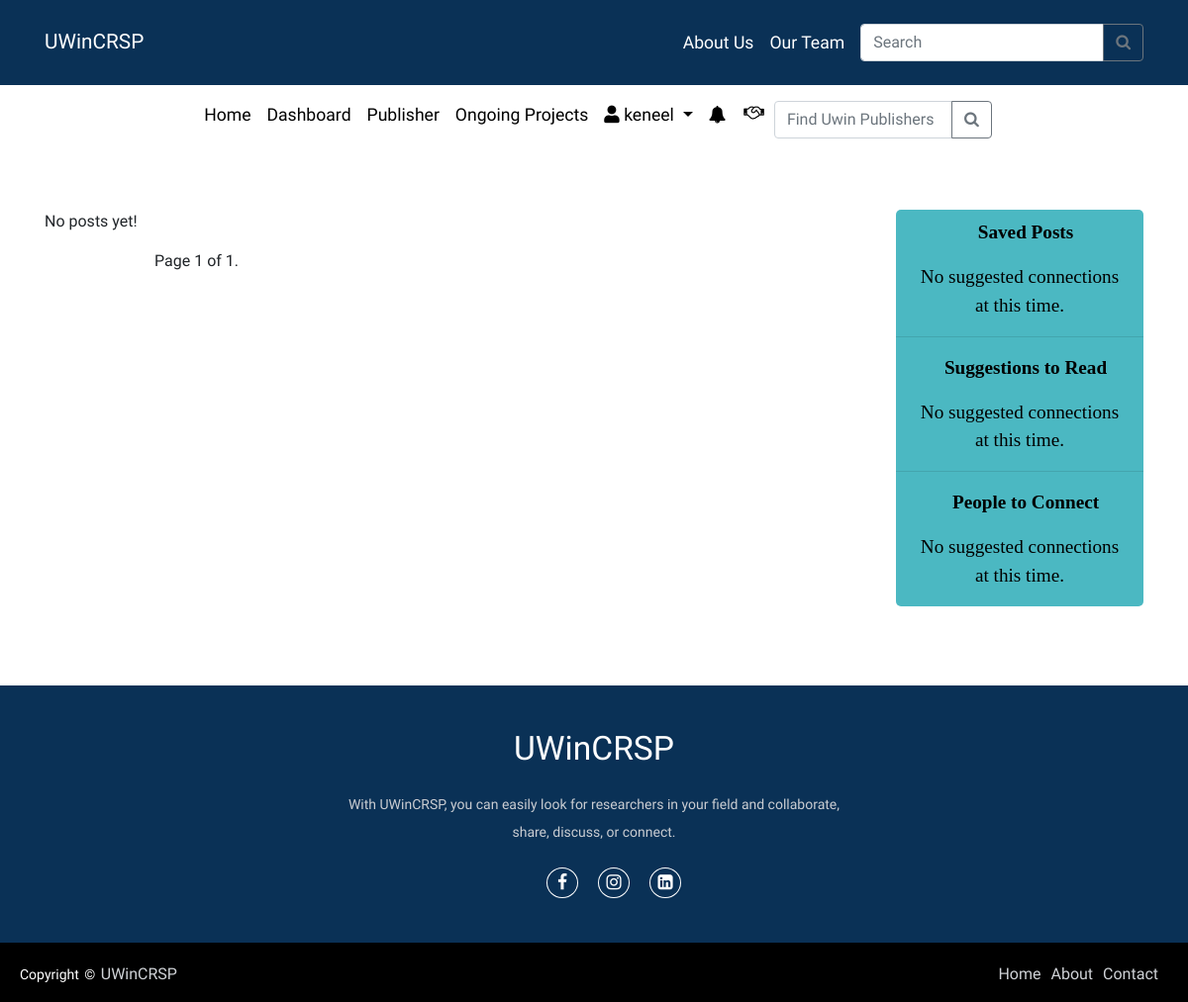
Before: /account/on_project/ (signed in) with the older database file.
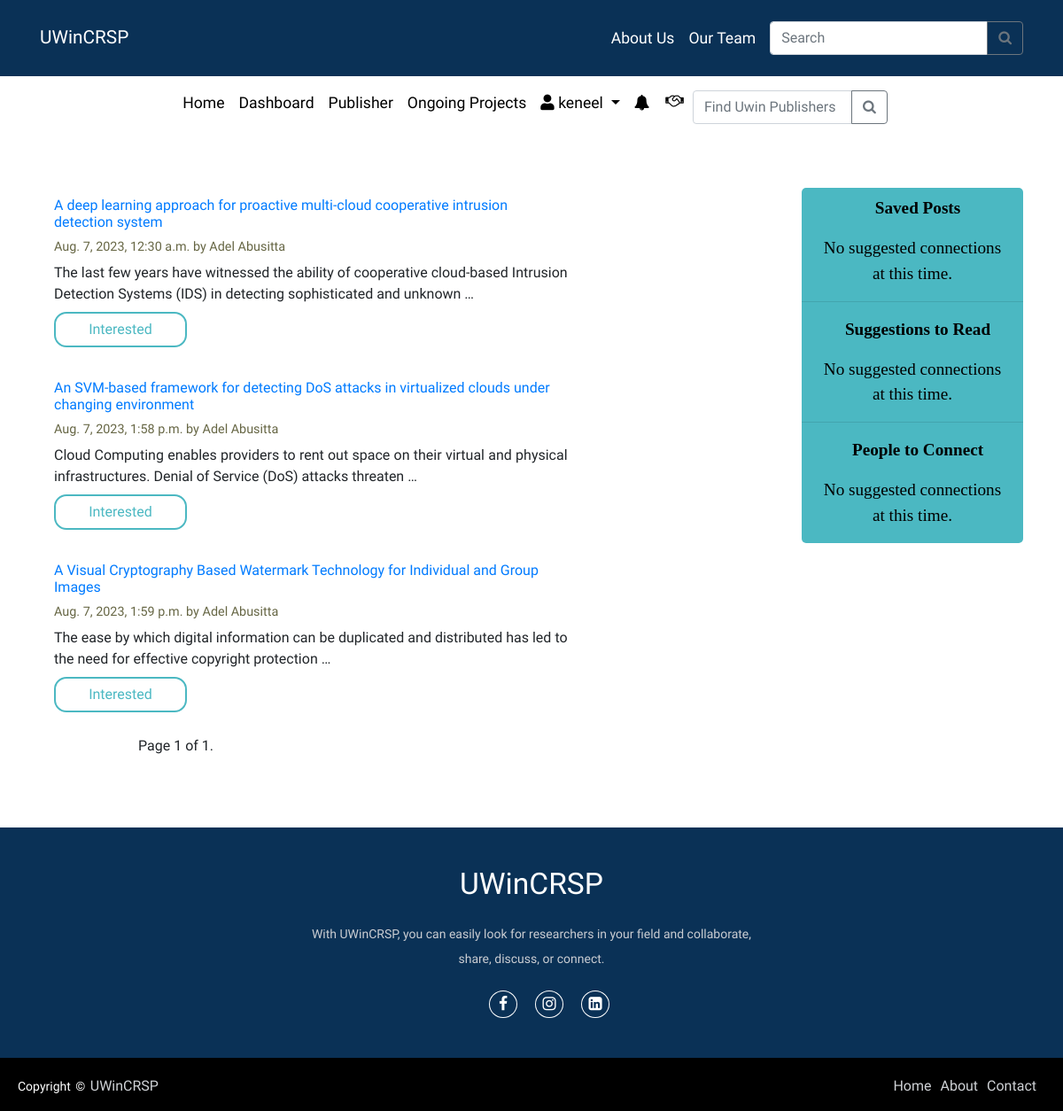
After: the same page with the newer database file.
### accounts/models.py (models this page shows)
class Post(models.Model):
    title = models.CharField(max_length=200)
    authors = models.CharField(max_length=200)
    keywords = models.CharField(max_length=200, blank=True)
    skills = models.ManyToManyField('Skill')
    abstract = models.CharField(max_length=2000)
    paper = models.FileField(upload_to='papers/')
    allow_downloading = models.BooleanField(default=False)
    created_at = models.DateTimeField(auto_now_add=True)
    updated_at = models.DateTimeField(auto_now=True)
    published_on = models.DateTimeField(auto_now_add=True)
    uploaded_by = models.ForeignKey(User, on_delete=models.CASCADE)
    views = models.IntegerField(default=0)
    on_project = models.BooleanField(default=False)
    interested_users = models.ManyToManyField(User, related_name='interested_posts', blank=True)

### accounts/views.py (the view)
# urls.py: path('on_project/', views.on_project, name='on_project'),
@login_required(login_url='login')
def on_project(request):
    queryset = Post.objects.filter(on_project=True)
    paginator = Paginator(queryset, 4)  # Show 4 ongoing project posts per page
    page = request.GET.get('page')
    try:
        paginated_posts = paginator.page(page)
    except PageNotAnInteger:
        paginated_posts = paginator.page(1)
    except EmptyPage:
        paginated_posts = paginator.page(paginator.num_pages)
    context = {'paginated_posts': paginated_posts}
    return render(request, 'on_going.html', context)

### accounts/templates/on_going.html (shortened to what this page needs)
{% extends 'base.html' %}
{% load interest_tags %}
{% block content %}
    <div class="container mt-5">
      <div class="sidenav" style="font-family: 'Playfair Display SC', serif; font-size: 1.2rem; color: black">
    <div class="post">
        <h2 class="text-center pt-2" style="color: black"><b>Saved Posts</b></h2>
           {% if savedlist %}
               {% for savedpost in savedlist %}
                   <ul>
                        <li class="list-group-item text-center"><a href="{% url 'posts' suggested.id %}">{{ suggested.title }}</a></li>
                   </ul>
                {% endfor %}
            {% else %}
                    <p class="m-3 text-center">No suggested connections at this time.</p>
            {% endif %}
    </div>
<hr>
    <div class="suggest">
        <h2 class="text-center" style="color: black"><b>Suggestions to Read</b></h2>
         {% if suggestedpost %}
            {% for suggested in suggestedpost %}
                <ul>
                    <li class="list-group-item text-center"><a href="{% url 'posts' suggested.id %}">{{ suggested.title }}</a></li>
                </ul>
            {% endfor %}
        {% else %}
                <p class="m-3 text-center"> No suggested connections at this time.</p>
        {% endif %}
    </div>
<hr>
    <div class="people">
        <h2 class="text-center" style="color: black"><b>People to Connect</b></h2>
          {% if suggestions %}
            {% for user in suggestions %}
                <ul>
                    <li class="list-group-item text-center"><a href="{% url 'profile' user.username %}">{{ user.username }}</a></li>
                </ul>
            {% endfor %}
          {% else %}
                <p class="m-3 text-center"> No suggested connections at this time.</p>
         {% endif %}
    </div>
    </div>
{% for post in paginated_posts %}
    <div class="content">
        <a href="{% url 'posts' post.id %}"><h1 class="post_title">{{ post.title }}</h1></a>
        <div class="descr">{{ post.published_on }} by {{ post.uploaded_by.first_name }}&nbsp;{{ post.uploaded_by.last_name }}</div>
        <p class="abstract">{{ post.abstract|truncatewords:20 }}
       {% if user.is_authenticated %}
    {% if user in post.interested_users.all %}
        <p class="text-success">You have shown interest in this post.</p>
    {% else %}
        {% if user == post.uploaded_by %}
            <p class="text-muted">You cannot show interest in your own post.</p>
        {% else %}
            <button class="btn btn-primary btn-block rounded-pill mt-2" style="width: 150px; border-radius: 14px; background: transparent; color: #4bb8c2; border-width: 2px; border-style: solid; border-color: #4bb8c2; transition: 0.08s ease-in;
              -o-transition: 0.08s ease-in;
              -ms-transition: 0.08s ease-in;
              -moz-transition: 0.08s ease-in;
              -webkit-transition: 0.08s ease-in;" onclick="expressInterest({{ post.id }})" data-express-url="{% url 'express_interest' post.id %}">Interested</button>
        {% endif %}
    {% endif %}
{% else %}
    <p class="text-muted">Please log in to express interest.</p>
{% endif %}
        </p>
    </div>
{% empty %}
    <p>No posts yet!</p>
{% endfor %}
<div class="center">
<div class="pagination">
    <span class="step-links">
        <span class="current">
            Page {{ paginated_posts.number }} of {{ paginated_posts.paginator.num_pages }}.
        </span>
    </span>
</div>
</div>
</div>
{% endblock %}

### accounts/templates/base.html (shortened to what this page needs)
{% load static %}
<!DOCTYPE html>
<html lang="en">
<head>
    <link
            rel="stylesheet"
            href="https://maxcdn.bootstrapcdn.com/bootstrap/4.0.0/css/bootstrap.min.css"
    />
    <link
            rel="stylesheet"
            href="https://use.fontawesome.com/releases/v5.8.2/css/all.css"
    />
    <link rel="stylesheet" href="https://cdnjs.cloudflare.com/ajax/libs/font-awesome/4.7.0/css/font-awesome.min.css"/>
    <link rel='stylesheet' href='https://cdn.jsdelivr.net/npm/bootstrap-icons@1.7.2/font/bootstrap-icons.css'>
    <link rel="stylesheet" href = "{% static 'css/basestyle.css' %}">
</head>
<body>
<nav class="navbar navbar-expand-md navbar-dark navbar-fixed-top sticky-top">
    <div class="container">
        <a class="navbar-brand" href="{% url 'index' %}">UWinCRSP</a>
        <div class="collapse navbar-collapse justify-content-end" id="navbarNav">
            <ul class="navbar-nav">
                    <li class="nav-item">
                        <a class="nav-link custom-color" href="{% url 'aboutUs' %}">About Us</a>
                    </li>
                    <li class="nav-item">
                        <a class="nav-link custom-color" href="#team">Our Team</a>
                    </li>
            </ul>&nbsp;&nbsp;
              <form method="post" action="{% url 'post_search' %}">
                <div class="input-group mb-3 mt-3" style="max-width: 1000px;">
                    <input class="form-control" value="{{ query }}" type="search" name="searched" placeholder="Search"
                           aria-label="Search">
                    <div class="input-group-append">
                        <button class="btn btn-outline-secondary my-2 my-sm-0" type="submit"><i class="fa fa-search"></i></button>
                    </div>
                </div>
             </form>
        </div>
    </div>
</nav>
<div class="navigation">
<nav class="navbar navbar-expand-lg navbar-light bg-white">
  <div class="collapse navbar-collapse justify-content-center mx-auto" id="navbarSupportedContent">
    <ul class="navbar-nav mr-auto text-center">
        {% if user.is_authenticated %}
      <li class="nav-item active">
        <a class="nav-link" href="{% url 'index' %}">Home<span class="sr-only">(current)</span></a>
      </li>
      <li class="nav-item">
        <a class="nav-link" href="{% url 'dashboard' %}">Dashboard</a>
      </li>
        <li class="nav-item">
        <a class="nav-link" href="{% url 'profile_' %}">Publisher</a>
      </li>
        <li class="nav-item">
        <a class="nav-link" href="{% url 'on_project' %}">Ongoing Projects</a>
      </li>
      <li class="nav-item dropdown">
        <a class="nav-link dropdown-toggle" href="#" id="navbarDropdown" role="button" data-toggle="dropdown" aria-haspopup="true" aria-expanded="false">
          <i class="fas fa-user"></i> {{ user.username }}
        </a>
      </li>
      <li class="nav-item">
        <a class="nav-link notification-icon" href="#" onclick="fetchNotifications()"><i class="fa fa-bell mt-1"></i></a>
      </li>
            <li>
                 <div class="notification-icon">
                        <a href="#" onclick="sendCollaborationRequest({{ post.id }}, '{{ post.user.username }}')">
                            <i class="fa fa-handshake-o" aria-hidden="true"></i>
                        </a>
                    </div>&nbsp;&nbsp;
            </li>
    </ul>
    <form method="post" action="{% url 'search_publishers_' %}">
                    <div class="input-group mb-3 mt-2" style="width: 220px;">
                        <input class="form-control" type="search" name="searched" placeholder="Find Uwin Publishers"
                               aria-label="Search">
                        <div class="input-group-append">
                            <button class="btn btn-outline-secondary my-2 my-sm-0" type="submit"><i class="fa fa-search"></i></button>
                        </div>
                    </div>
                </form>
    {% endif %}
  </div>
</nav>
</div>
<div>
    {% block content %}
    {% endblock %}
</div>
    <footer>
      <div class="footer-content">
        <h3>UWinCRSP</h3>
        <p>With UWinCRSP, you can easily look for researchers in your field and collaborate, share, discuss, or connect.</p>
        <ul class="socials">
            <li><a href="https://www.facebook.com/UWindsor"><i class="fa fa-facebook"></i></a></li>
            <li><a href="https://instagram.com/uwindsor?igshid=MzRlODBiNWFlZA=="><i class="fa fa-instagram"></i></a></li>
            <li><a href="https://www.linkedin.com/school/uwindsor/"><i class="fa fa-linkedin-square"></i></a></li>
        </ul>
    </div>
    <div class="footer-bottom">
        <p>copyright &copy; <a href="#">UWinCRSP</a>  </p>
                <div class="footer-menu">
                  <ul class="f-menu">
                    <li><a href="">Home</a></li>
                    <li><a href="">About</a></li>
                    <li><a href="">Contact</a></li>
                  </ul>
                </div>
    </div>
    </footer>
</body>
</html>

### accounts/static/css/basestyle.css (style rules this page uses)
body { overflow-x: hidden; font-family: 'Ubuntu', sans-serif; }
.navbar { background-color: #012950f5; }
.navbar-brand { font-size: 1.3rem; }
.nav-link { color: black !important; font-size: 1.1rem; }
.custom-color { color: white !important; font-size: 1.1rem; }
footer { margin: 0; padding: 0; box-sizing: border-box; position: relative; top: 80px; bottom: 0; left: 0; right: 0; background: #012950f5; height: auto; width: 100vw; padding-top: 40px; color: #fff; }
.footer-content { display: flex; align-items: center; justify-content: center; flex-direction: column; text-align: center; }
.footer-content h3 { font-size: 2.1rem; font-weight: 500; text-transform: capitalize; line-height: 3rem; }
.footer-content p { max-width: 500px; margin: 10px auto; line-height: 28px; font-size: 14px; color: #cacdd2; justify-content: center; text-align: center; }
.socials { list-style: none; display: flex; align-items: center; justify-content: center; margin: 1rem 0 3rem 0; }
.socials li { margin: 0 10px; }
.socials a { text-decoration: none; color: #fff; border: 1.1px solid white; padding: 5px; border-radius: 50%; }
.socials a i { font-size: 1.1rem; width: 20px; transition: color .4s ease; }
.footer-bottom { background: #000; width: 100vw; padding: 20px; padding-bottom: 40px; text-align: center; }
.footer-bottom p { float: left; font-size: 14px; word-spacing: 2px; text-transform: capitalize; }
.footer-bottom p a { color: #cfd2d6; font-size: 16px; text-decoration: none; }
.footer-menu { float: right; }
.footer-menu ul { display: flex; }
.footer-menu ul li { padding-right: 10px; display: block; }
.footer-menu ul li a { color: #cfd2d6; text-decoration: none; }
a { transition: all 0.3s; }
button { transition: all 0.2s; }
p { text-justify: auto; text-align: justify; }
.notification-icon { position: relative; }
.notification-icon a { color: black; text-decoration: none; display: flex; align-items: center; justify-content: center; padding: 10px; }
.sidenav { float: right; width: 250px; background: #4bb8c2; height: auto; border-radius: 5px; }
.sidenav h2 { color: #5A5A43; font-size: 1em; line-height: 30px; margin: 0; padding-left: 12px; }
.content { display: inline-block; width: calc(100% - 250px); vertical-align: top; margin: 10px 0; padding: 0 16px; }
.content .descr { color: #664; font-size: 0.9em; margin-bottom: 6px; }
.pagination { margin-left: 10%; }
.abstract { width: 70%; }
.post_title { font-size: 1rem; width: 70%; }
li { list-style: none; }

### accounts/templates/base.html (style rules this page uses)
.navigation { display: flex; justify-content: center; align-items: center; height: 100%; }

Changed rows visible on the page:
added Post: title "A deep learning approach for proactive multi-cloud cooperative intrusion detection system", published_on "Aug. 7, 2023, 12:30 a.m.", uploaded_by.first_name "Adel", uploaded_by.last_name "Abusitta", abstract "The last few years have witnessed the ability of cooperative cloud-based Intrusion Detection Systems (IDS) in detecting sophisticated and unknown …", {{ post.id }} 1 (drawn)
added Post: title "An SVM-based framework for detecting DoS attacks in virtualized clouds under changing environment", published_on "Aug. 7, 2023, 1:58 p.m.", uploaded_by.first_name "Adel", uploaded_by.last_name "Abusitta", abstract "Cloud Computing enables providers to rent out space on their virtual and physical infrastructures. Denial of Service (DoS) attacks threaten …", {{ post.id }} 2 (drawn)
added Post: title "A Visual Cryptography Based Watermark Technology for Individual and Group Images", published_on "Aug. 7, 2023, 1:59 p.m.", uploaded_by.first_name "Adel", uploaded_by.last_name "Abusitta", abstract "The ease by which digital information can be duplicated and distributed has led to the need for effective copyright protection …"
Other visible differences:
text no longer shown: "No posts yet!"
